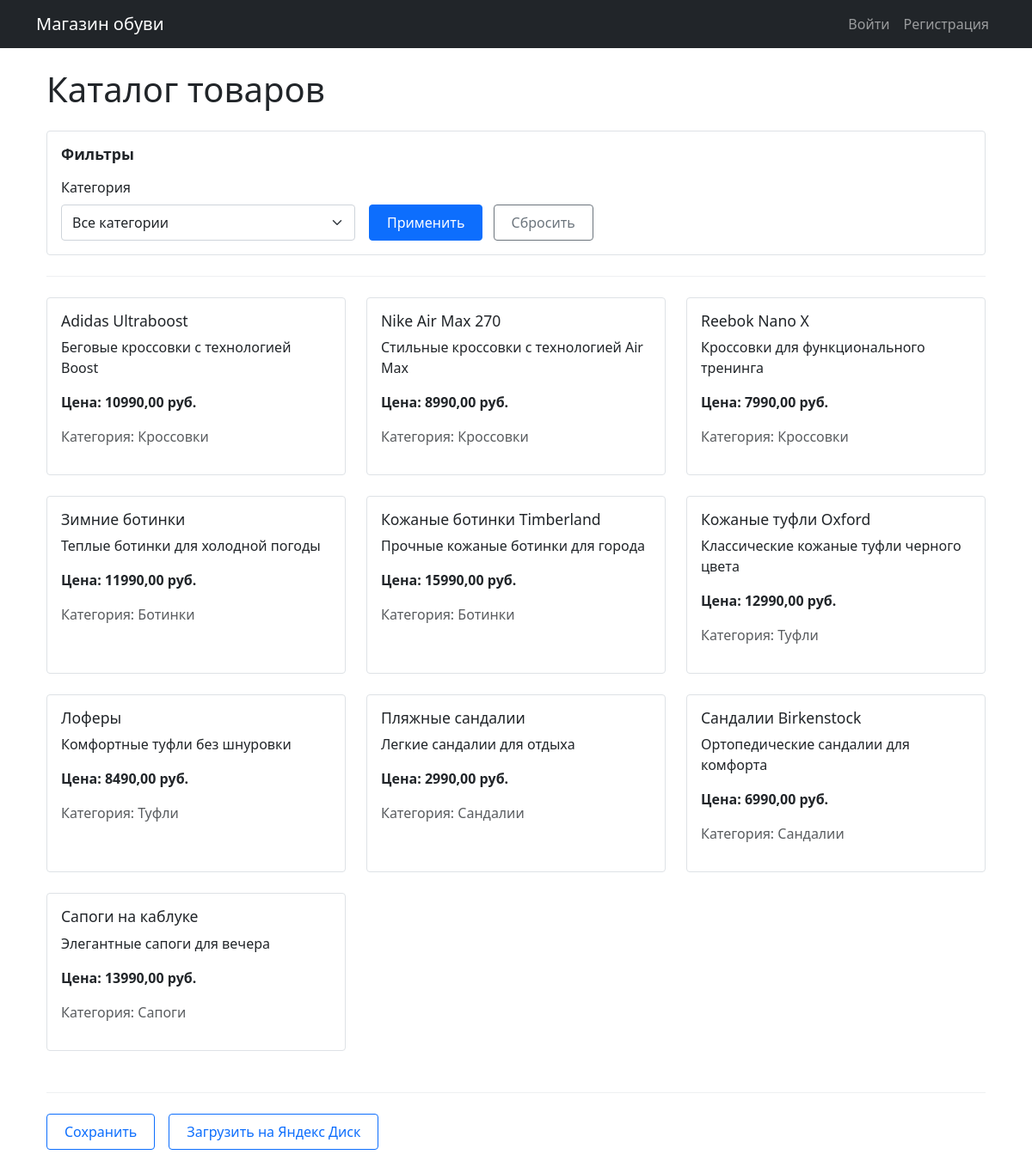
Before: / with the older database file.
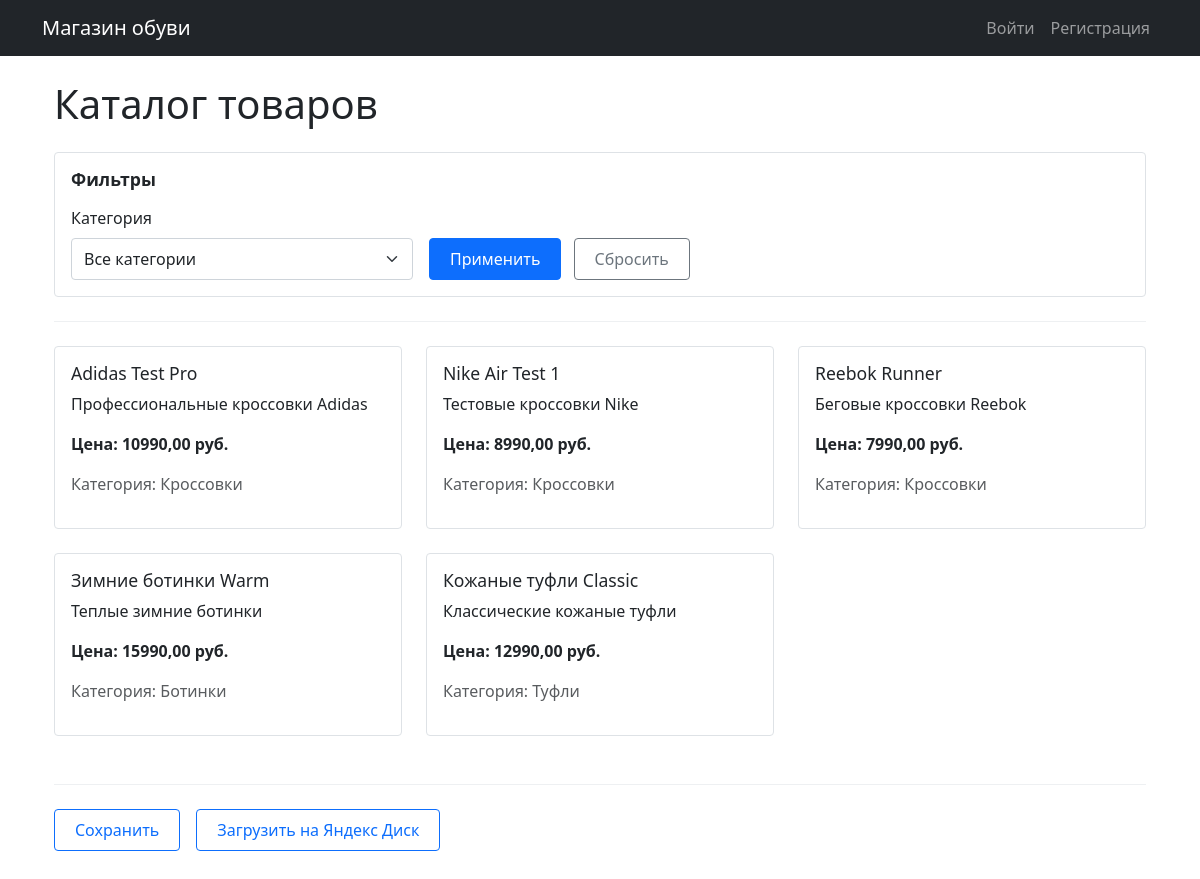
After: the same page with the newer database file.
### products/models.py (models this page shows, shortened)
class Product(models.Model):
    name = models.CharField(max_length=200, verbose_name="Название товара")
    category = models.ForeignKey(Category, on_delete=models.CASCADE, verbose_name="Категория")
    description = models.TextField(blank=True, verbose_name="Описание")
    manufacturer = models.ForeignKey(Manufacturer, on_delete=models.CASCADE, verbose_name="Производитель")
    supplier = models.ForeignKey(Supplier, on_delete=models.CASCADE, verbose_name="Поставщик")
    price = models.DecimalField(
        max_digits=10,
        decimal_places=2,
        validators=[MinValueValidator(Decimal('0.00'))],
        verbose_name="Цена"
    )
    unit = models.ForeignKey(Unit, on_delete=models.CASCADE, verbose_name="Единица измерения")
    quantity = models.IntegerField(
        default=0,
        validators=[MinValueValidator(0)],
        verbose_name="Количество на складе"
    )
    discount = models.DecimalField(
        max_digits=5,
        decimal_places=2,
        default=0.00,
        validators=[MinValueValidator(Decimal('0.00'))],
        verbose_name="Скидка (%)"
    )
    image = models.ImageField(
        upload_to='products/',
        blank=True,
        null=True,
        verbose_name="Изображение товара"
    )
    class Meta:
        verbose_name = "Товар"
        verbose_name_plural = "Товары"
        ordering = ['name']

class Category(models.Model):
    name = models.CharField(max_length=100, unique=True, verbose_name="Название категории")
    description = models.TextField(blank=True, default='', verbose_name='Описание')
    slug = models.SlugField(max_length=200, unique=True, blank=True)
    class Meta:
        verbose_name = "Категория"
        verbose_name_plural = "Категории"
        ordering = ['name']

### products/views.py (the view)
# urls.py: path('', views.product_list, name='product_list'),
def product_list(request):
    user_role = get_user_role(request.user) if request.user.is_authenticated else 'guest'
    products = Product.objects.select_related('category', 'manufacturer', 'supplier', 'unit')
    category_filter = request.GET.get('category', '')
    if category_filter:
        products = products.filter(category__id=category_filter)
    if user_role in ['manager', 'admin']:
        search_query = request.GET.get('search', '')
        if search_query:
            products = products.filter(
                Q(name__icontains=search_query) |
                Q(description__icontains=search_query) |
                Q(category__name__icontains=search_query) |
                Q(manufacturer__name__icontains=search_query) |  # ИСПРАВЛЕНО
                Q(supplier__name__icontains=search_query)        # ИСПРАВЛЕНО
            )
        supplier_filter = request.GET.get('supplier', '')
        if supplier_filter:
            products = products.filter(supplier__id=supplier_filter)
        sort_by = request.GET.get('sort', 'name')
        if sort_by == 'quantity_asc':
            products = products.order_by('quantity')
        elif sort_by == 'quantity_desc':
            products = products.order_by('-quantity')
        else:
            products = products.order_by('name')
        suppliers = Supplier.objects.all()
    else:
        suppliers = None
        search_query = ''
        supplier_filter = ''
        sort_by = 'name'
    categories = Category.objects.all()
    paginator = Paginator(products, 10)
    page_number = request.GET.get('page')
    page_obj = paginator.get_page(page_number)
    context = {
        'page_obj': page_obj,
        'user_role': user_role,
        'suppliers': suppliers,
        'search_query': search_query,
        'supplier_filter': supplier_filter,
        'sort_by': sort_by,
        'categories': categories,
        'selected_category': category_filter,
    }
    return render(request, 'products/product_list.html', context)

### templates/products/product_list.html (shortened to what this page needs)
{% extends "base.html" %}
{% block content %}
<div class="container mt-4">
    <h1 class="mb-4">Каталог товаров</h1>
    <div class="card mb-4">
        <div class="card-body">
            <h5 class="card-title mb-3"><strong>Фильтры</strong></h5>
            <form method="get" class="row g-3 align-items-end">
                <div class="col-md-4">
                    <label class="form-label">Категория</label>
                    <select name="category" class="form-select">
                        <option value="">Все категории</option>
                    </select>
                </div>
                <div class="col-md-8">
                    <button type="submit" class="btn btn-primary me-2">Применить</button>
                    <a href="?" class="btn btn-outline-secondary">Сбросить</a>
                </div>
            </form>
        </div>
    </div>
    <hr class="my-4">
    {% if page_obj %}
        <div class="row">
            {% for product in page_obj %}
                <div class="col-md-4 mb-4">
                    <div class="card h-100">
                        <div class="card-body">
                            <h5 class="card-title">{{ product.name }}</h5>
                            <p class="card-text">{{ product.description|truncatechars:100 }}</p>
                            <p class="fw-bold">Цена: {{ product.price }} руб.</p>
                            <p class="text-muted">Категория: {{ product.category.name }}</p>
                        </div>
                    </div>
                </div>
            {% endfor %}
        </div>
    {% endif %}
    <hr class="my-4">
    <div class="d-flex gap-3 mb-5">
        <button class="btn btn-outline-primary">Сохранить</button>
        <button class="btn btn-outline-primary">Загрузить на Яндекс Диск</button>
    </div>
</div>
{% endblock %}

### templates/base.html (shortened to what this page needs)
<!DOCTYPE html>
<html lang="ru">
<head>
    <link href="https://cdn.jsdelivr.net/npm/bootstrap@5.3.0/dist/css/bootstrap.min.css" rel="stylesheet">
</head>
<body>
    <nav class="navbar navbar-expand-lg navbar-dark bg-dark">
        <div class="container">
            <a class="navbar-brand" href="/">Магазин обуви</a>
            <div class="navbar-nav ms-auto">
                {% if user.is_authenticated %}
                    <span class="nav-item nav-link me-2">Привет, {{ user.username }}!</span>
                    <form class="logout-form" method="post" action="{% url 'logout' %}">
                        {% csrf_token %}
                        <button type="submit" class="logout-btn">Выйти</button>
                    </form>
                {% else %}
                    <a class="nav-item nav-link" href="{% url 'login' %}">Войти</a>
                    <a class="nav-item nav-link" href="{% url 'register' %}">Регистрация</a>
                {% endif %}
            </div>
        </div>
    </nav>
    <div class="container mt-4">
        {% block content %}{% endblock %}
    </div>
</body>
</html>

### templates/products/product_list.html (style rules this page uses)
.card { border: 1px solid #dee2e6; box-shadow: none; border-radius: 4px; }
.card-title { color: #212529; font-size: 1.1rem; }
.form-select { border: 1px solid #ced4da; border-radius: 4px; padding: 8px 12px; }
.btn { border-radius: 4px; padding: 8px 20px; font-weight: 500; }
.btn-primary { background-color: #0d6efd; border-color: #0d6efd; }
.btn-outline-secondary { color: #6c757d; border-color: #6c757d; }
.btn-outline-primary { color: #0d6efd; border-color: #0d6efd; }
hr { border-color: #dee2e6; opacity: 0.5; }

Changed rows visible on the page:
removed Product: name "Adidas Ultraboost", description "Беговые кроссовки с технологией Boost", price "10990,00", category.name "Кроссовки"
removed Product: name "Nike Air Max 270", description "Стильные кроссовки с технологией Air Max", price "8990,00", category.name "Кроссовки"
removed Product: name "Reebok Nano X", description "Кроссовки для функционального тренинга", price "7990,00", category.name "Кроссовки"
removed Product: name "Зимние ботинки", description "Теплые ботинки для холодной погоды", price "11990,00", category.name "Ботинки"
removed Product: name "Кожаные ботинки Timberland", description "Прочные кожаные ботинки для города", price "15990,00", category.name "Ботинки"
removed Product: name "Кожаные туфли Oxford", description "Классические кожаные туфли черного цвета", price "12990,00", category.name "Туфли"
removed Product: name "Лоферы", description "Комфортные туфли без шнуровки", price "8490,00", category.name "Туфли"
removed Product: name "Пляжные сандалии", description "Легкие сандалии для отдыха", price "2990,00", category.name "Сандалии"
removed Product: name "Сандалии Birkenstock", description "Ортопедические сандалии для комфорта", price "6990,00", category.name "Сандалии"
removed Product: name "Сапоги на каблуке", description "Элегантные сапоги для вечера", price "13990,00", category.name "Сапоги"
added Product: name "Adidas Test Pro", description "Профессиональные кроссовки Adidas", price "10990,00", category.name "Кроссовки"
added Product: name "Nike Air Test 1", description "Тестовые кроссовки Nike", price "8990,00", category.name "Кроссовки"
added Product: name "Reebok Runner", description "Беговые кроссовки Reebok", price "7990,00", category.name "Кроссовки"
added Product: name "Зимние ботинки Warm", description "Теплые зимние ботинки", price "15990,00", category.name "Ботинки"
added Product: name "Кожаные туфли Classic", description "Классические кожаные туфли", price "12990,00", category.name "Туфли"
